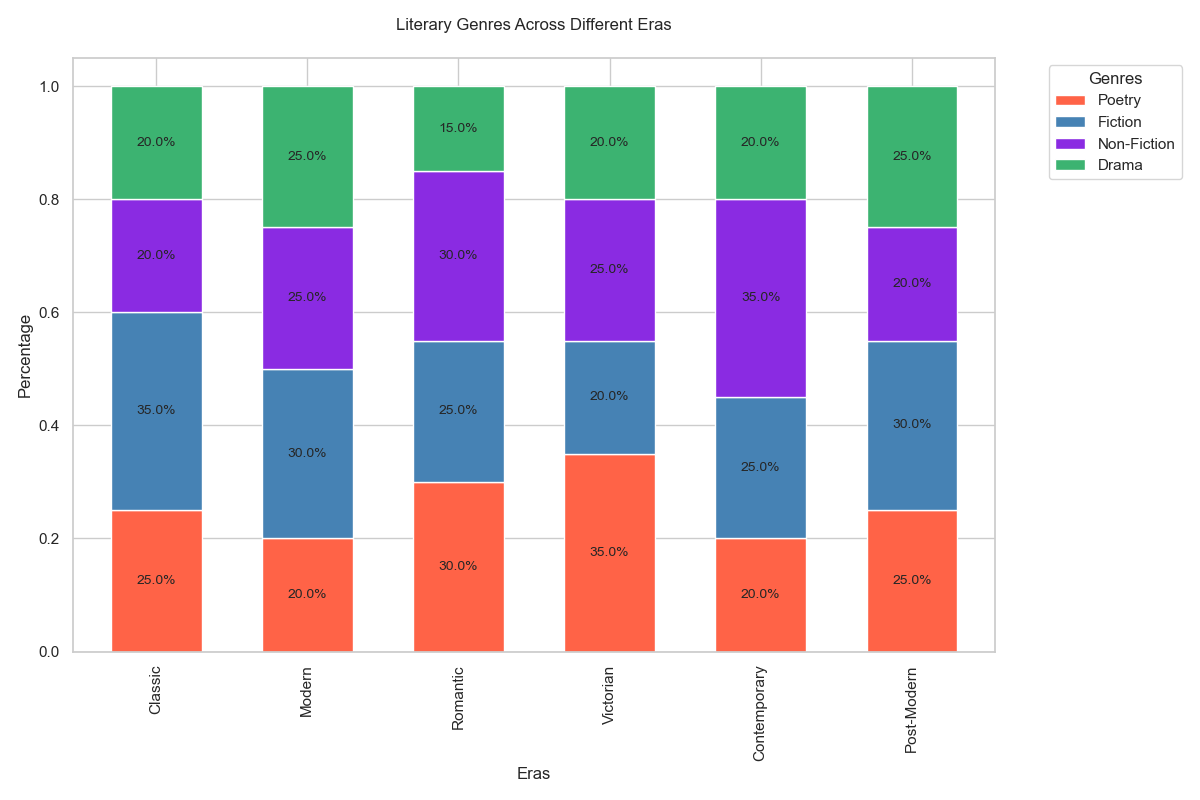

Write Python code to recreate this figure.

import matplotlib.pyplot as plt
import seaborn as sns
import pandas as pd

data = {
    'Category': ['Classic', 'Modern', 'Romantic', 'Victorian', 'Contemporary', 'Post-Modern'],
    'Poetry': [25, 20, 30, 35, 20, 25],
    'Fiction': [35, 30, 25, 20, 25, 30],
    'Non-Fiction': [20, 25, 30, 25, 35, 20],
    'Drama': [20, 25, 15, 20, 20, 25],
}

df = pd.DataFrame(data)

df_percentage = df.set_index('Category')
df_percentage = df_percentage.divide(df_percentage.sum(axis=1), axis=0)

fig, ax = plt.subplots(figsize=(12, 8))
df_percentage.plot(kind='bar', stacked=True, color=['#FF6347', '#4682B4', '#8A2BE2', '#3CB371'], ax=ax, width=0.6)

for n in df_percentage:
    for i, (cs, ab, pc) in enumerate(zip(df_percentage.iloc[:, :].cumsum(1)[n], 
                                          df_percentage[n], df_percentage[n])):
        if pc > 0:
            plt.text(i, cs - ab / 2, str(round(pc * 100, 1)) + '%', va='center', ha='center', fontsize=10)

plt.title('Literary Genres Across Different Eras', pad=20)
ax.set_ylabel('Percentage')
ax.set_xlabel('Eras')
plt.legend(title='Genres', bbox_to_anchor=(1.05, 1), loc='upper left')

plt.tight_layout()
plt.show()
